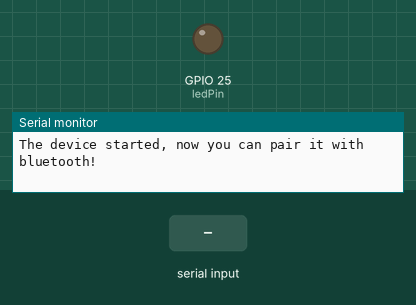
Recording of a sketch running on a simulated ESP32. On the bench: output pins drawn as LEDs (lit = HIGH), the last lines printed to the serial monitor. Inputs (shaded band) come from the test bench. Nothing arrives over Bluetooth unless stated.

Above: at 1.2 s.
1.3 s: "led_on\n" received over the second serial link
At 2.1 s:
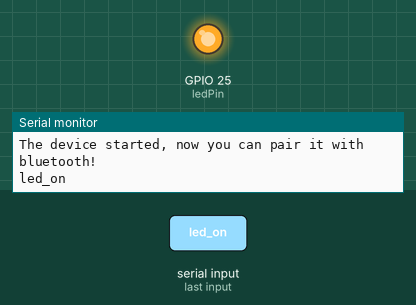
2.9 s: "led_off\n" received over the second serial link
At 4.4 s:
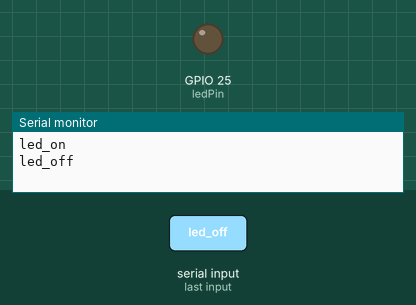
Timing chart, 0 to 5.9 s (numbered marks = the images above; inputs shaded):
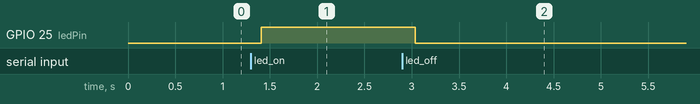

The sketch:

Practica_14.ino
```cpp
#include "BluetoothSerial.h"
#if !defined(CONFIG_BT_ENABLED) || !defined(CONFIG_BLUEDROID_ENABLED)
#error Bluetooth is not enabled! Please run 'make menuconfig'to and enable it
#endif
BluetoothSerial SerialBT;
const int ledPin = 25;
String message  = "";
char incomingChar;
void setup() {
pinMode(ledPin, OUTPUT);
Serial.begin(115200);
SerialBT.begin("ESP32");
Serial.println("The device started, now you can pair it with bluetooth!");
}

void loop() {
if(SerialBT.available()){
  char incomingChar = SerialBT.read();
  if(incomingChar != '\n'){
    message += String(incomingChar);
  }
  else {
    message = "";
  }
  Serial.write(incomingChar);

}
if(message == "led_on"){
  digitalWrite(ledPin,HIGH);
} else if(message == "led_off"){
  digitalWrite(ledPin,LOW);
}
delay(20);
}
```

Measured:
- after the input at 1.3 s, GPIO 25 (ledPin): LOW → HIGH after 0.11 s
- after the input at 2.9 s, GPIO 25 (ledPin): HIGH → LOW after 0.14 s
